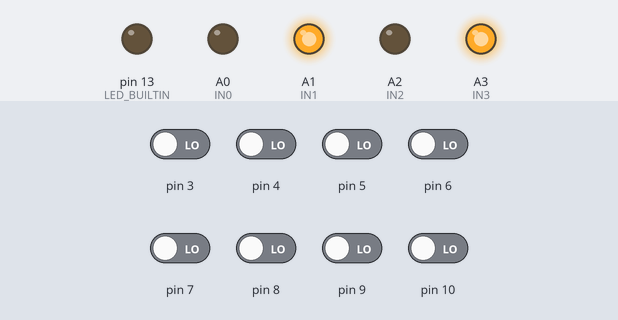
The sketch below on a simulated Arduino Uno, built with avr-gcc and run on an emulated ATmega328P. On the bench: output pins drawn as LEDs (lit = HIGH). Dashed ring = blinking. The test bench sets the inputs (shaded band); at power-on: pin 3–10 LOW. What the sketch prints to the serial monitor is not drawn.

Above: at 12.7 s.
12.8 s: pin 3 driven HIGH
At 14.2 s:
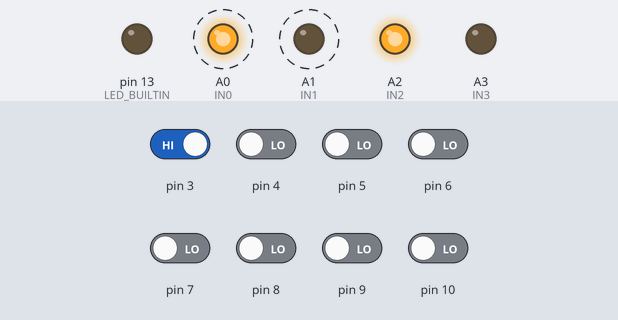
15.8 s: pin 7 driven HIGH
18.8 s: pin 3 driven LOW
At 19.8 s:
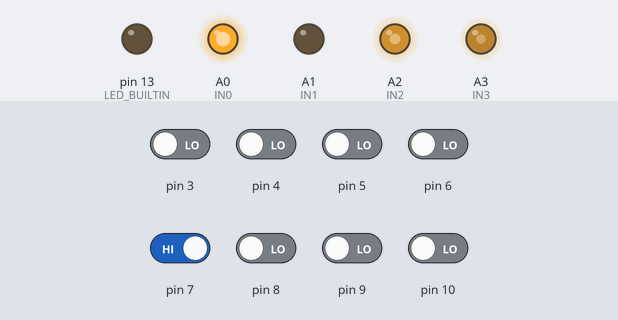
21.8 s: pin 5 driven HIGH
At 23.0 s:
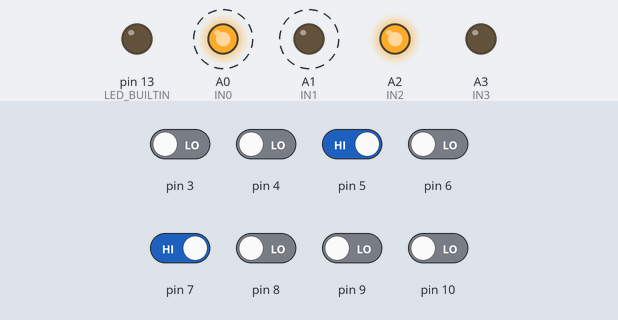
24.8 s: pin 4 driven HIGH
At 25.05 s:
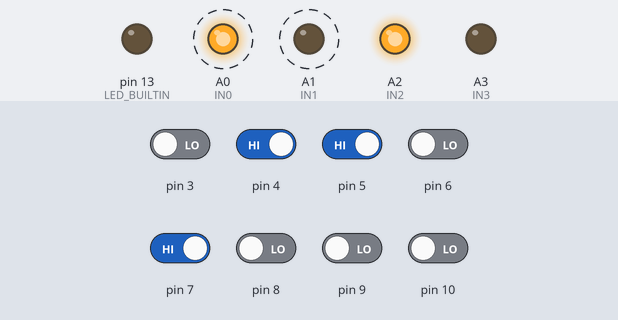
27.8 s: pin 8 driven HIGH
At 28.13 s:
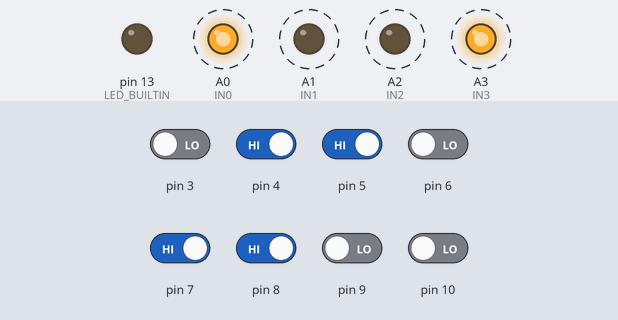
Timing chart, 0 to 31.8 s (numbered marks = the images above; inputs shaded):
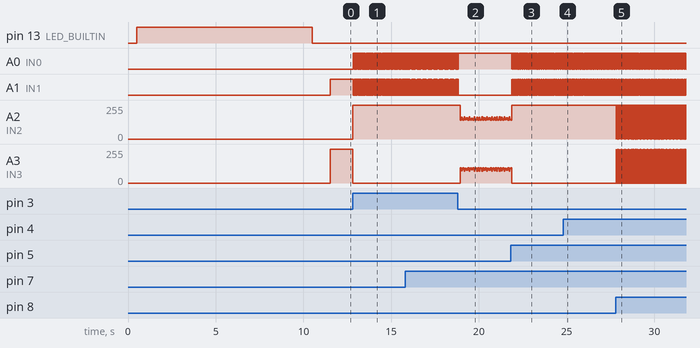

Measured:
- after the input at 12.8 s, A0 (IN0): alternates HIGH for 0.03 s and LOW for 0.02 s, starting at once; A1 (IN1): alternates HIGH for 0.02 s and LOW for 0.03 s, starting at once; A2 (IN2): 0/255 → 255/255 at once; A3 (IN3): 255/255 → 0/255 at once
- after the input at 18.8 s, A0 (IN0): goes on until 18.8 s, then stays HIGH; A1 (IN1): goes on until 18.8 s, then stays LOW
- after the input at 21.8 s, A0 (IN0): alternates HIGH for 0.03 s and LOW for 0.01 s, starting after 0.06 s; A1 (IN1): alternates HIGH for 0.01 s and LOW for 0.03 s, starting after 0.06 s
- after the input at 24.8 s, A0 (IN0): alternates HIGH for 0.04 s and LOW for 0.03 s, starting after 0.11 s; A1 (IN1): alternates HIGH for 0.03 s and LOW for 0.04 s, starting after 0.11 s
- after the input at 27.8 s, A0 (IN0): alternates HIGH for 0.07 s and LOW for 0.03 s, starting after 0.14 s; A1 (IN1): alternates HIGH for 0.03 s and LOW for 0.07 s, starting after 0.14 s; A2 (IN2): alternates 255/255 for 0.08 s and 0/255 for 0.02 s, starting at once; A3 (IN3): alternates 255/255 for 0.02 s and 0/255 for 0.08 s, starting at once

The sketch:

sketch_nov26a.ino
```cpp
#include <QTRSensors.h>
QTRSensors qtr;
#define IN0 A0
#define IN1 A1
#define IN2 A2
#define IN3 A3


const uint8_t SensorCount = 8;
uint16_t sensorValues[SensorCount];

void setup(){
  pinMode(IN0,OUTPUT);
  pinMode(IN1,OUTPUT);
  pinMode(IN2,OUTPUT);
  pinMode(IN3,OUTPUT);


  // configure the sensors
  qtr.setTypeRC();
  qtr.setSensorPins((const uint8_t[]){3, 4, 5, 6, 7, 8, 9, 10}, SensorCount);
  qtr.setEmitterPin(2);

  delay(500);
  pinMode(LED_BUILTIN, OUTPUT);
  digitalWrite(LED_BUILTIN, HIGH); // turn on Arduino's LED to indicate we are in calibration mode

  // 2.5 ms RC read timeout (default) * 10 reads per calibrate() call
  // = ~25 ms per calibrate() call.
  // Call calibrate() 400 times to make calibration take about 10 seconds.
  for (uint16_t i = 0; i < 400; i++)
  {
    qtr.calibrate();
  }
  digitalWrite(LED_BUILTIN, LOW); // turn off Arduino's LED to indicate we are through with calibration

  // print the calibration minimum values measured when emitters were on
  Serial.begin(9600);
  for (uint8_t i = 0; i < SensorCount; i++)
  {
    Serial.print(qtr.calibrationOn.minimum[i]);
    Serial.print(' ');
  }
  Serial.println();

  // print the calibration maximum values measured when emitters were on
  for (uint8_t i = 0; i < SensorCount; i++)
  {
    Serial.print(qtr.calibrationOn.maximum[i]);
    Serial.print(' ');
  }
  Serial.println();
  Serial.println();
  delay(1000);


}

int s[8];

void loop()
{

  uint16_t position = qtr.readLineBlack(s);
  updatevalue();

 /* if(s[3]==1 && s[4]==1){
    forward();
    delay(50);
  }else if(s[5]==1 && s[4]==1){
    left();
    delay(30);
    forward();
    delay(50);
  }else if(s[2]==1 && s[3]==1){
    right();
    delay(30);
    forward();
    delay(50);
  }else if(s[5]==1 && s[6]==1){
    left();
    delay(50);
    forward();
    delay(50);
  }else if(s[1]==1 && s[2]==1){
    right();
    delay(50);
    forward();
    delay(50);
  }else if(s[6]==1 && s[7]==1){
    left();
    delay(70);
    forward();
    delay(50);
  }else if(s[0]==1 && s[4]==1){
    right();
    delay(70);
    forward();
    delay(50);
  }else if(s[7]==0 && s[6]==0 && s[5]==0 && s[4]==0 && s[3]==0 && s[2]==0 && s[1]==0 && s[0]==0){
    Stop();
    delay(10);
    backward();
    delay(80);
  }*/

int lw = (s[3] + s[2]*2 + s[1]*3 + s[0]*4)*6;
int rw = (s[4] + s[5]*2 + s[6]*3 + s[7]*4)*6;

if((rw+lw)==0){
  backward();
}else{
  left();
  delay(rw);
  right();
  delay(lw);
  forward();
  delay(lw+rw);
}


}

void updatevalue(){
  int i=0;
  while(i<8){
    if(s[i]<400){
      s[i]=0;
    }else{
      s[i]=1;
    }
    i=i+1;
  }
}

void forward(){
digitalWrite(IN0,HIGH);  digitalWrite(IN1,LOW);  digitalWrite(IN2,HIGH);digitalWrite(IN3,LOW);

}

void backward(){
digitalWrite(IN1,HIGH);  digitalWrite(IN0,LOW);  digitalWrite(IN3,HIGH);digitalWrite(IN2,LOW);

}

void left(){
digitalWrite(IN0,HIGH);  digitalWrite(IN1,LOW);  digitalWrite(IN3,HIGH);digitalWrite(IN2,LOW);

}

void right(){
digitalWrite(IN1,HIGH);  digitalWrite(IN0,LOW);  digitalWrite(IN2,HIGH);digitalWrite(IN3,LOW);

}

void Stop(){
digitalWrite(IN0,HIGH);  digitalWrite(IN1,HIGH);  digitalWrite(IN2,HIGH);digitalWrite(IN3,HIGH);

}
```
